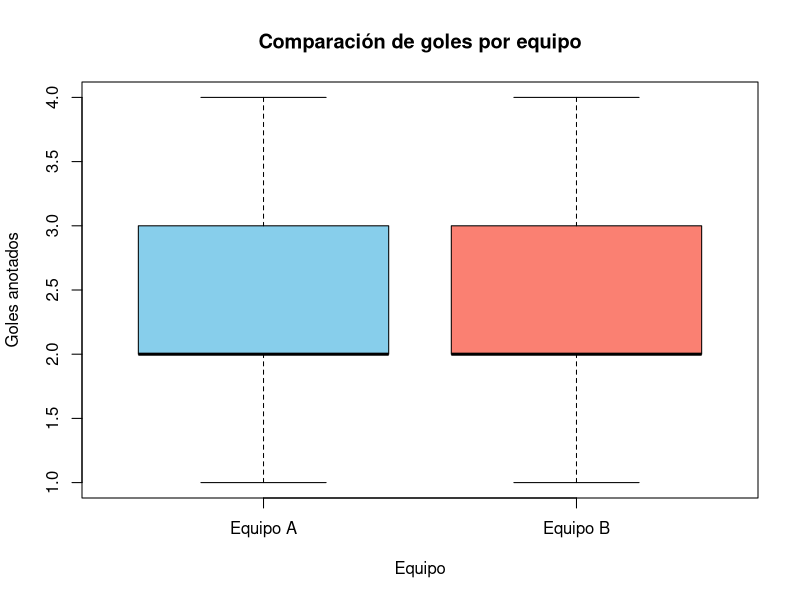

Reproduce this figure in R.
library(ggplot2)

#######Ingresar datos##########
EquipoA = c(2, 3, 1, 4, 2, 3, 2, 1, 3, 2)
EquipoB = c(3, 2, 1, 3, 2, 2, 4, 2, 3, 1)

########Promedios de los equipos###########
mean(EquipoA)
mean(EquipoB)
########### Desviación Estándar #########
sd(EquipoA)
sd(EquipoB)

t.test(EquipoA, EquipoB, var.equal = TRUE)

goles <- c(EquipoA, EquipoB)
equipo <- rep(c("Equipo A", "Equipo B"), each = 10)
datos <- data.frame(Equipo= equipo, Goles = goles)

#####Grafico###########
boxplot(Goles ~ Equipo, data = datos,
        main = "Comparación de goles por equipo",
        ylab = "Goles anotados",
        col = c("skyblue", "salmon"))